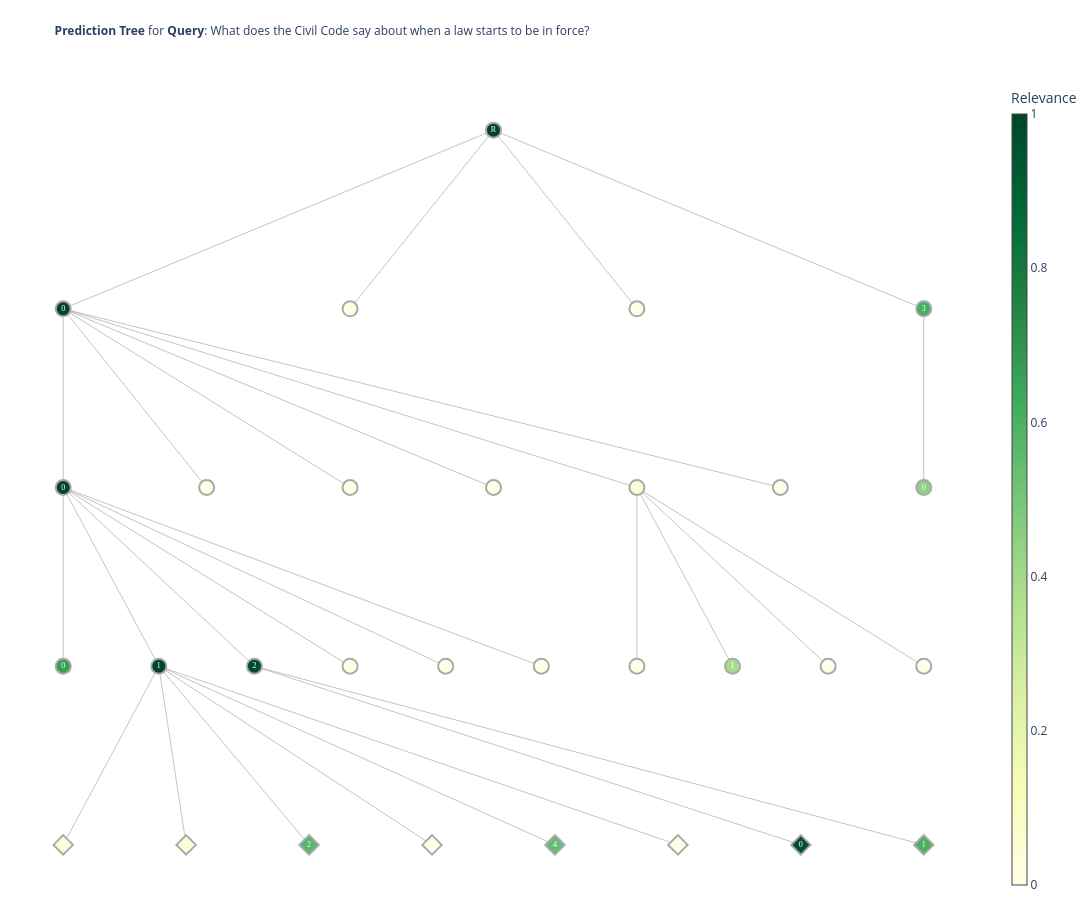

Notebook code for this chart:
### Code cell
# Optional: visualize the prediction tree explored by the LLM.
VIS_DIR = REPO_ROOT / "results" / "tree_construction"
VIS_DIR.mkdir(parents=True, exist_ok=True)
html_path = VIS_DIR / "civil_code_traversal_prediction_tree.html"

fig = visualize_sample(sample, width=1400, height=900, save_path=str(html_path))
print(html_path)

### Figure 1 — Plotly figure (JSON) as saved in the notebook; plotly's stock layout.template omitted (floating-point values rounded to 4 significant figures)
{"data": [{"hoverinfo": "none", "line": {"color": "#888", "width": 0.5}, "mode": "lines", "type": "scatter", "x": [0, -636.4, null, 0, -212.1, null, 0, 212.1, null, 0, 636.4, null, -636.4, -636.4, null, -636.4, -424.2, null, -636.4, -212.1, null, -636.4, 0, null, -636.4, 212.1, null, -636.4, 424.2, null, 636.4, 636.4, null, -636.4, -636.4, null, -636.4, -494.9, null, -636.4, -353.5, null, -636.4, -212.1, null, -636.4, -70.71, null, -636.4, 70.71, null, 212.1, 212.1, null, 212.1, 353.5, null, 212.1, 494.9, null, 212.1, 636.4, null, -494.9, -636.4, null, -494.9, -454.5, null, -494.9, -272.7, null, -494.9, -90.91, null, -494.9, 90.91, null, -494.9, 272.7, null, -353.5, 454.5, null, -353.5, 636.4, null], "y": [0, -100, null, 0, -100, null, 0, -100, null, 0, -100, null, -100, -200, null, -100, -200, null, -100, -200, null, -100, -200, null, -100, -200, null, -100, -200, null, -100, -200, null, -200, -300, null, -200, -300, null, -200, -300, null, -200, -300, null, -200, -300, null, -200, -300, null, -200, -300, null, -200, -300, null, -200, -300, null, -200, -300, null, -300, -400, null, -300, -400, null, -300, -400, null, -300, -400, null, -300, -400, null, -300, -400, null, -300, -400, null, -300, -400, null]}, {"hoverinfo": "none", "line": {"color": "#FF0000", "width": 0.5}, "mode": "lines", "type": "scatter", "x": [], "y": []}, {"hoverinfo": "none", "line": {"color": "#FFD700", "width": 2}, "mode": "lines", "type": "scatter", "x": [], "y": []}, {"hoverinfo": "text", "hovertext": ["<b>Path:</b> ()<br><b>Path Relevance:</b> 1.000<br><b>Calibrated Relevance:</b> 1.000<br><b>Local Relevance:</b> 1.000<br><b>Child Relevance:</b> 0: 1.0; 3: 0.3; 1: 0.1; 2: 0.1<br><br><b>Description:</b><br>ROOT Node: This subtree covers foundational, transitional, and historical aspects of the Portuguese Civil Code,<br>including its approval, temporal application, and revocation of prior laws. It addresses general legal principles,<br>sources of law, legal incapacities, property and credit rules, special lease and partnership regimes, guardianship and<br>conservatorship frameworks, and the legislative evolution and constitutional review of specific articles. Use this node<br>for questions about the structure and application of the Civil Code, transitional legal provisions, historical<br>regulations, and the impact of legislative changes.. Key topics: transitional provisions; legal incapacities; universal<br>and family partnerships; guardianship and conservatorship; revocation of Civil Code articles; historical legal<br>frameworks; property and credit rules; special lease regimes. 4 direct children. 64 leaf passages<br><br><b>Reasoning:</b><br>The essential problem in the query is to identify what the Portuguese Civil Code specifically states about when a law<br>starts to be in force: that is, the provisions governing the temporal application of laws—the moment a law enters into<br>force. Now, considering each candidate:<br><br>[0] covers the General and Transitional Rules of the Portuguese Civil Code, specifically mentioning 'temporal<br>application', 'transitional provisions', and the approval and revocation of prior laws. This node directly addresses<br>when laws take effect and their application over time, making it highly relevant to the query.<br><br>[1] is focused on Universal and Family Partnerships Law, and while it mentions 'transitional legal provisions', its<br>scope is limited to partnership continuity, historical frameworks, and Article 9 specifics. It does not directly address<br>the general rules about when any law comes into force, so it is largely irrelevant to the main query.<br><br>[2] focuses on guardianship and conservatorship, particularly Article 21 and transitional scenarios for individuals<br>appointed before 1967. Although it mentions transitional provisions it is highly specific to guardianship and not the<br>general commencement of laws, making it mostly irrelevant.<br><br>[3] details the revocation of Article 2.º (Assentos) of the Civil Code, including legal grounds, constitutional<br>questions, and legislative change. Though it touches on legislative change and perhaps the applicability of certain<br>articles, its main focus is on the repeal and its consequences, not the general rules about when laws start to be in<br>force. Thus, it has some tangential relevance but is not centrally focused on the user's essential question.", "<b>Path:</b> (0,)<br><b>Path Relevance:</b> 1.000<br><b>Calibrated Relevance:</b> 1.000<br><b>Local Relevance:</b> 1.000<br><b>Child Relevance:</b> 0: 1.0; 4: 0.15; 1: 0.0; 2: 0.0; 3: 0.0; 5: 0.0<br><br><b>Description:</b><br>Portuguese Civil Code: General and Transitional Rules. This subtree addresses foundational and transitional aspects of<br>the Portuguese Civil Code, including its approval, temporal application, and revocation of prior laws; general legal<br>principles and sources; legal incapacities and their consequences; credit privileges and asset regimes; special rules<br>for Lisbon/Porto leases and agricultural partnerships; and procedures for challenging legitimacy and parentage. Use this<br>node for questions about the Code’s structure, transitional provisions, incapacity criteria, property and credit rules,<br>lease exceptions, and family law procedures.. Key topics: transitional provisions; legal incapacities (interdições);<br>credit privileges and mortgages; Lisbon/Porto lease laws; agricultural partnerships; general legal principles;<br>challenging legitimacy and parentage. 6 direct children. 59 leaf passages<br><br><b>Reasoning:</b><br>1. The essential problem in the user's query is determining what the Portuguese Civil Code states about the moment when<br>a law comes into effect (its official commencement or entry into force). This requires information about the<br>applicability and effective date of laws as determined by the Civil Code.<br><br>2. Candidate Analyses:<br>- [0] Transitional Provisions and Early Application of Portuguese Civil Code: This candidate specifically mentions rules<br>about the commencement dates of the Code, approval, and temporal application of laws. It directly addresses when the law<br>starts to be in force and is therefore highly relevant.<br>- [1] Civil Code Article 7: Legal Incapacities: This passage deals with legal incapacities and rights limitations for<br>specific individuals; it is unrelated to when laws come into force.<br>- [2] Credit Privileges and Asset Regimes in Portuguese Law: Focuses on credit privileges and asset regimes, not general<br>rules on the commencement of laws; irrelevant to the user's specific query.<br>- [3] Lisbon/Porto Leases & Agricultural Partnerships: Discusses lease laws and agricultural partnerships, not the<br>general commencement of laws; irrelevant for this query.<br>- [4] Portuguese Civil Code: General Principles: This node covers foundational principles and sources of law, the legal<br>value of customs, and judicial equity, but does not specifically mention the commencement or entry into force of laws.<br>It is broadly useful for law structure but only peripherally relevant.<br>- [5] Challenging Legitimacy and Parentage (Portugal): Focuses on procedures for contesting legitimacy and parentage and<br>is not related to when laws begin to apply.<br><br>3. Ranking: [0] is most relevant, followed (distantly) by [4] for general context; the rest do not address the query.<br>4. Relevance scores: [0] receives the highest mark; [4] receives a low, nonzero score for general Civil Code context;<br>the others are zero as they are off-topic.", "<b>Path:</b> (1,)<br><b>Path Relevance:</b> 0.004<br><b>Calibrated Relevance:</b> 0.004<br><b>Local Relevance:</b> 0.100<br><b>Child Relevance:</b> <br><br><b>Description:</b><br>Universal and Family Partnerships Law. Covers legal frameworks, transitional rules, and historical context for universal<br>and family partnerships under Article 9 of the Civil Code, including application of the 1867 Civil Code to pre-1967<br>partnerships. Useful for questions on partnership continuity, specific Civil Code provisions, and historical legal<br>regulations.. Key topics: Universal partnerships; Family partnerships; Civil Code Article 9; Transitional legal<br>provisions; 1867 Civil Code; Partnership regulations; Historical legal frameworks. 1 direct children. 2 leaf passages<br><br><b>Reasoning:</b><br>", "<b>Path:</b> (2,)<br><b>Path Relevance:</b> 0.004<br><b>Calibrated Relevance:</b> 0.004<br><b>Local Relevance:</b> 0.100<br><b>Child Relevance:</b> <br><br><b>Description:</b><br>Guardianship and Conservatorship Law (Portugal). Covers legal frameworks and transitional provisions for tutela<br>(guardianship) and curatela (conservatorship) in Portugal, focusing on Article 21 of the Portuguese Civil Code and the<br>status of guardians and conservators appointed before June 1, 1967. Useful for questions about historical and current<br>legal rules, transitional cases, and the rights and duties of appointed guardians and conservators.. Key topics:<br>Portuguese Civil Code Article 21; tutela (guardianship); curatela (conservatorship); transitional legal provisions;<br>pre-1967 guardianship cases; status of appointed guardians; status of appointed conservators. 1 direct children. 2 leaf<br>passages<br><br><b>Reasoning:</b><br>", "<b>Path:</b> (3,)<br><b>Path Relevance:</b> 0.613<br><b>Calibrated Relevance:</b> 0.225<br><b>Local Relevance:</b> 0.300<br><b>Child Relevance:</b> 0: 0.25<br><br><b>Description:</b><br>Revogação do CC Art. 2.º (Assentos). Informações sobre a revogação do artigo 2.º do Código Civil português relativo aos<br>assentos, incluindo fundamentos legais, decisões de inconstitucionalidade, alterações legislativas, e impacto em<br>tribunais e doutrina. Útil para questões sobre a evolução legislativa, constitucionalidade e efeitos práticos da<br>revogação deste artigo.. Key topics: CC Art. 2.º (Assentos); revogação de artigos; inconstitucionalidade; Acórdão n.º<br>743/96; Decreto-Lei n.º 329-A/95; tribunais e doutrina; Constituição da República Portuguesa. 1 direct children. 1 leaf<br>passages<br><br><b>Reasoning:</b><br>The essential problem in the query is to determine what the Civil Code says about when a law starts to be in<br>force—specifically, it is a question about provisions of law regarding the commencement of the effectiveness of laws.<br>Reviewing the candidate provided: [0] focuses on the revocation of Article 2 of the Portuguese Civil Code relating to<br>'assentos,' which deals with the legal instruments called 'assentos' and their revocation. Although Article 2 of the<br>Civil Code is mentioned, the description centers on its repeal, legal rationale, court decisions, and legislative<br>changes rather than the substantive law about when a law becomes effective. Traditionally, information about when a law<br>is in force is addressed by early articles of the Civil Code (often Article 1 or directly within Article 2, before any<br>amendments). However, this candidate appears to analyze the revocation of Article 2 and its implications rather than the<br>rule itself on vacatio legis or the timing of enforcement. Therefore, the document does not directly provide the<br>specific information the user is seeking.", "<b>Path:</b> (0, 0)<br><b>Path Relevance:</b> 0.996<br><b>Calibrated Relevance:</b> 0.991<br><b>Local Relevance:</b> 1.000<br><b>Child Relevance:</b> 1: 1.0; 2: 0.95; 0: 0.4; 3: 0.0; 4: 0.0; 5: 0.0<br><br><b>Description:</b><br>Transitional Provisions and Early Application of Portuguese Civil Code. This subtree provides information on the<br>transitional and initial application rules of the Portuguese Civil Code, including the Code's approval, revocation of<br>prior laws, commencement dates, and how the Code applies to marriages, donations, divorces, and wills made before and<br>after May 31, 1967. It answers questions about legal transitions, retroactivity, and the handling of legal acts and<br>relationships established under previous legislation.. Key topics: Código Civil approval and enactment; revocation of<br>prior civil law; temporal application of laws; transitional legal provisions; marriage and property regimes<br>(pre/post-1967); donations, separation, and divorce rules; testament validity and executor roles; retroactivity and<br>intertemporal law. 6 direct children. 29 leaf passages<br><br><b>Reasoning:</b><br>1. The essential problem in the query is to find what the Civil Code states about when a law begins to be in force—i.e.,<br>the official commencement or entry into effect of a law, according to the Portuguese Civil Code.<br><br>2. Candidate reviews:<br>- [0] Código Civil: Disposições Iniciais. This subtree focuses on the legal basis for the Code's enactment, revocation<br>of prior law, and transitional provisions. Although it touches on general approval and transition, it doesn't<br>specifically focus on the rules or articles regarding when laws start to be in force. Relevance is moderate but not<br>direct.<br>- [1] Código Civil: Vigência e Aplicação no Tempo. This subtree deals with commencement, temporal application, and<br>transitional provisions, including the start of legal effect of the Civil Code and the meaning of 'vigência das leis.'<br>It specifically addresses the query about when a law starts to be in force, making it highly relevant.<br>- [2] Código Civil: Início de Vigência. This subtree explicitly covers information about the beginning of the Civil<br>Code's force, including entry-into-effect dates and rules. It is likely to include the specific articles that address<br>when a law starts to be in force. Highly relevant.<br>- [3] Casamento: Anulação, Efeitos e Regime de Bens (1967). Focused on marriage law and its transitional aspects before<br>and after 1967. Does not address when a law starts being in force; irrelevant.<br>- [4] Doações, Separação e Divórcio (CC Arts. 16-17). Focuses exclusively on marriage-related donations, separation, and<br>divorce under transitional regimes. Not relevant to commencement of laws generally.<br>- [5] Testament Validity and Executor Roles. Focused on wills, testamentary dispositions, and executors, not on the<br>general rule of when laws take effect. Irrelevant.<br><br>3. Ranking by directness and specificity to the query: [1], [2] are highly relevant (with [1] taking slight priority due<br>to direct reference to temporal commencement and legal effect broadly, whereas [2] focuses on the Civil Code<br>specifically, but both are close). [0] is moderately relevant for transitional and formal enactment provisions. [3],<br>[4], [5] are unrelated to the problem.", "", "", "", "<b>Path:</b> (0, 4)<br><b>Path Relevance:</b> 0.050<br><b>Calibrated Relevance:</b> 0.050<br><b>Local Relevance:</b> 0.150<br><b>Child Relevance:</b> 1: 0.2; 0: 0.0; 2: 0.0; 3: 0.0<br><br><b>Description:</b><br>Portuguese Civil Code: General Principles. This subtree provides information on foundational principles and sources of<br>law in the Portuguese Civil Code, including immediate sources of law (laws and corporate norms), the legal value of<br>customs, the application of equity in judicial decisions, and rules regarding state ground rents and transfer fees. Use<br>this node to answer questions about legal hierarchies, the role of customs and equity, and specific procedures for state<br>property rights under the Civil Code.. Key topics: immediate sources of law; laws and corporate norms; legal value of<br>customs; usos (customs); application of equity; judicial decision by equity; state ground rents (foros do Estado);<br>laudémio calculation. 4 direct children. 13 leaf passages<br><br><b>Reasoning:</b><br>1. The essential problem in the query is to identify what the Civil Code says about the moment or circumstances under<br>which a law begins to be legally effective (comes into force).<br><br>2. Step-by-step relevance analysis:<br><br>[0] CC Art. 12.º - Foros do Estado: This passage is specifically about property law—rules on state ground rents,<br>transfer fees, and how they are calculated. There is no indication that it addresses general rules about when laws enter<br>into force. Irrelevant.<br><br>[1] CC Art. 1.º – Immediate Sources of Law: This passage discusses the sources of law, such as laws and corporate norms,<br>and their legal definitions and hierarchical relationships. While it is foundational, it does not specify when a law<br>becomes effective; instead, it identifies what counts as a law and its legal authority. Only indirectly related; may<br>provide context but not the specific answer.<br><br>[2] CC Art. 3.º - Valor Jurídico dos Usos: This passage addresses the legal value of customs (usos) and their<br>recognition and limitations in the legal framework. It doesn't discuss when statutes or laws themselves begin to be in<br>force. Irrelevant.<br><br>[3] CC Art. 4.º Valor da Equidade: This passage describes the application and conditions of equity in judicial<br>decisions, not the entry into force of laws. Irrelevant.<br><br>3. Only node [1] is slightly related as it defines what laws are and their authority, which can tangentially touch on<br>the effective beginning of law's validity, but there is no indication that any candidate directly addresses when a law<br>starts to be in force. The other nodes are irrelevant to the query.", "", "<b>Path:</b> (3, 0)<br><b>Path Relevance:</b> 0.446<br><b>Calibrated Relevance:</b> 0.243<br><b>Local Relevance:</b> 0.250<br><b>Child Relevance:</b> <br><br><b>Description:</b><br>Revogação do CC Art. 2.º (Assentos). Informações sobre a revogação do artigo 2.º do Código Civil português relativo aos<br>assentos, incluindo fundamentos legais, decisões de inconstitucionalidade, alterações legislativas, e impacto em<br>tribunais e doutrina.. Key topics: CC Art. 2.º (Assentos); revogação de artigos; inconstitucionalidade; Acórdão n.º<br>743/96; Decreto-Lei n.º 329-A/95; tribunais e doutrina; Constituição da República Portuguesa. 1 direct children. 1 leaf<br>passages<br><br><b>Reasoning:</b><br>", "<b>Path:</b> (0, 0, 0)<br><b>Path Relevance:</b> 0.668<br><b>Calibrated Relevance:</b> 0.335<br><b>Local Relevance:</b> 0.400<br><b>Child Relevance:</b> <br><br><b>Description:</b><br>Código Civil: Disposições Iniciais. This subtree covers the initial articles of the Portuguese Civil Code, including its<br>approval, the revocation of previous civil law, and the handling of references to the 1867 Civil Code. It answers<br>questions about the legal basis for the Code's enactment, the transition from prior legislation, and how older legal<br>references are interpreted under the new Code.. Key topics: Código Civil approval; revocation of prior civil law;<br>transitional legal provisions; references to 1867 Civil Code; legal enactment articles; legislative transition. 6 direct<br>children. 6 leaf passages<br><br><b>Reasoning:</b><br>", "<b>Path:</b> (0, 0, 1)<br><b>Path Relevance:</b> 1.000<br><b>Calibrated Relevance:</b> 0.999<br><b>Local Relevance:</b> 1.000<br><b>Child Relevance:</b> 2: 0.15; 4: 0.1; 0: 0.05; 1: 0.05; 3: 0.0; 5: 0.0<br><br><b>Description:</b><br>Código Civil: Vigência e Aplicação no Tempo. This subtree addresses questions about the commencement, temporal<br>application, and transitional provisions of the Portuguese Civil Code, including the start of legal effect,<br>retroactivity, and the relationship between new and prior laws. It also covers the application of civil code provisions<br>to legal entities and the interaction with public law.. Key topics: Código Civil Artigo 2.º; Código Civil Artigo 5.º;<br>Código Civil Artigo 6.º; vigência das leis; aplicação no tempo; direito intertemporal; pessoas colectivas; direito<br>público vs. direito civil. 6 direct children. 6 leaf passages<br><br><b>Reasoning:</b><br>1. The essential problem in the query is to find out what the Civil Code says about the exact start (commencement) of<br>the force of law – i.e., when a law begins to be effective according to the Civil Code.<br><br>2. Step-by-step analysis of each passage:<br><br>[0]. 'CC Art. 2.º (Começo de vigência)' - This is only a heading (title) and does not include the substantive text of<br>the article. While it signposts where to find the rule, by itself it provides no specific information about when a law<br>starts to be in force. IRRELEVANT.<br><br>[1]. 'CC Art. 5.º (Aplicação no tempo)' - Again, this is just a heading/title, and provides no actual legal content.<br>IRRELEVANT.<br><br>[2]. 'CC Art. 5.º (Aplicação no tempo) A aplicação das disposições do novo código a factos passados fica subordinada às<br>regras do artigo 12.º do mesmo diploma, com as modificações e os esclarecimentos constantes dos artigos seguintes.' -<br>This passage provides text from Article 5, but it discusses the application of new code provisions to past facts,<br>referencing art. 12 and following articles. It does not address the commencement of a law's validity (it focuses on<br>retroactivity and transitional provisions instead), so it does not directly answer the query about when a law starts to<br>be in force. IRRELEVANT.<br><br>[3]. 'CC Art. 6.º Versão à data de 18-3-2026 Pág. 67 de 594' - This is merely a citation of location and title, not<br>actual content. IRRELEVANT.<br><br>[4]. 'CC Art. 6.º Versão à data de 18-3-2026 Pág. 67 de 594 (Pessoas colectivas) As disposições dos artigos 157.º a<br>194.º do novo Código Civil não prejudicam as normas de direito público contidas em leis administrativas.' - This<br>provides actual text from the Civil Code regarding collective persons, noting that certain provisions don't affect<br>public law rules in administrative laws. However, this is unrelated to the question about when a law takes effect.<br>IRRELEVANT.<br><br>[5]. 'CC Art. 2.º (Assentos)' - Again, this is only a heading or section note, not the actual substantive law.<br>IRRELEVANT.<br><br>None of the passages actually provide the text that states when a law comes into force—they are either headings,<br>describe unrelated content, or refer to retroactivity. Thus, none of the passages (in isolation) substantively answer<br>the user's question.", "<b>Path:</b> (0, 0, 2)<br><b>Path Relevance:</b> 0.972<br><b>Calibrated Relevance:</b> 0.944<br><b>Local Relevance:</b> 0.950<br><b>Child Relevance:</b> 0: 0.95; 1: 0.3<br><br><b>Description:</b><br>Código Civil: Início de Vigência. Este ramo cobre informações sobre o início da vigência do Código Civil português,<br>incluindo datas de entrada em vigor para diferentes artigos e regras de aplicação a processos judiciais pendentes. Útil<br>para questões sobre quando e como o Código Civil passou a ser aplicável.. Key topics: início de vigência do Código<br>Civil; datas de entrada em vigor; exceções de vigência; aplicação a processos pendentes; artigos 1841.º a 1850.º;<br>artigos 17.º e 21.º do decreto-lei. 2 direct children. 2 leaf passages<br><br><b>Reasoning:</b><br>The essential problem in the query is to determine what the Civil Code states about the moment when a law (specifically,<br>the Civil Code itself or, by analogy, laws in general) starts to be in force.<br><br>Passage [0] directly addresses the beginning of the Civil Code's enforceability by specifying the exact date it comes<br>into effect in the continental territory and adjacent islands, as well as an exception concerning certain articles with<br>a different effective date. This passage contains specific, substantive information that could directly answer the<br>user's question about when the Civil Code starts to be in force, aligning perfectly with the user's query.<br><br>Passage [1], on the other hand, discusses the applicability of the Code to legal actions already pending in courts at<br>the time the new Code enters into force. While this is related to the topic of commencement, it does not directly answer<br>the question of when the law begins to be in force; rather, it discusses a procedural consequence of the law's entry<br>into force. Thus, its relevance is much lower since it doesn't answer the main part of the user's query.", "", "", "", "", "<b>Path:</b> (0, 4, 1)<br><b>Path Relevance:</b> 0.387<br><b>Calibrated Relevance:</b> 0.199<br><b>Local Relevance:</b> 0.200<br><b>Child Relevance:</b> <br><br><b>Description:</b><br>CC Art. 1.º – Immediate Sources of Law. This subtree covers Article 1 of the Portuguese Civil Code, focusing on the<br>immediate sources of law. It addresses what constitutes immediate sources (laws and corporate norms), definitions of<br>laws and corporate norms, the authority of state organs and representative bodies, and the legal hierarchy between<br>corporate norms and imperative legal provisions. Use this node to answer questions about the foundational legal sources<br>recognized by the Civil Code and their definitions and limitations.. Key topics: Portuguese Civil Code Article 1;<br>immediate sources of law; laws; corporate norms; legal definitions; normative hierarchy; imperative legal provisions. 4<br>direct children. 4 leaf passages<br><br><b>Reasoning:</b><br>", "", "", "<b>Path:</b> (0, 0, 1, 0)<br><b>Path Relevance:</b> 0.038<br><b>Calibrated Relevance:</b> 0.038<br><b>Local Relevance:</b> 0.050<br><b>Child Relevance:</b> <br><br><b>Description:</b><br>CC Art. 2.º (Começo de vigência)<br><br><b>Reasoning:</b><br>", "<b>Path:</b> (0, 0, 1, 1)<br><b>Path Relevance:</b> 0.038<br><b>Calibrated Relevance:</b> 0.038<br><b>Local Relevance:</b> 0.050<br><b>Child Relevance:</b> <br><br><b>Description:</b><br>CC Art. 5.º (Aplicação no tempo)<br><br><b>Reasoning:</b><br>", "<b>Path:</b> (0, 0, 1, 2)<br><b>Path Relevance:</b> 0.574<br><b>Calibrated Relevance:</b> 0.149<br><b>Local Relevance:</b> 0.150<br><b>Child Relevance:</b> <br><br><b>Description:</b><br>CC Art. 5.º (Aplicação no tempo) A aplicação das disposições do novo código a factos passados fica subordinada às regras<br>do artigo 12.º do mesmo diploma, com as modificações e os esclarecimentos constantes dos artigos seguintes.<br><br><b>Reasoning:</b><br>", "<b>Path:</b> (0, 0, 1, 3)<br><b>Path Relevance:</b> 0.000<br><b>Calibrated Relevance:</b> -0.017<br><b>Local Relevance:</b> 0.000<br><b>Child Relevance:</b> <br><br><b>Description:</b><br>CC Art. 6.º Versão à data de 18-3-2026 Pág. 67 de 594<br><br><b>Reasoning:</b><br>", "<b>Path:</b> (0, 0, 1, 4)<br><b>Path Relevance:</b> 0.547<br><b>Calibrated Relevance:</b> 0.094<br><b>Local Relevance:</b> 0.100<br><b>Child Relevance:</b> <br><br><b>Description:</b><br>CC Art. 6.º Versão à data de 18-3-2026 Pág. 67 de 594 (Pessoas colectivas) As disposições dos artigos 157.º a 194.º do<br>novo Código Civil não prejudicam as normas de direito público contidas em leis administrativas.<br><br><b>Reasoning:</b><br>", "<b>Path:</b> (0, 0, 1, 5)<br><b>Path Relevance:</b> 0.000<br><b>Calibrated Relevance:</b> -0.017<br><b>Local Relevance:</b> 0.000<br><b>Child Relevance:</b> <br><br><b>Description:</b><br>CC Art. 2.º (Assentos)<br><br><b>Reasoning:</b><br>", "<b>Path:</b> (0, 0, 2, 0)<br><b>Path Relevance:</b> 0.962<br><b>Calibrated Relevance:</b> 0.950<br><b>Local Relevance:</b> 0.950<br><b>Child Relevance:</b> <br><br><b>Description:</b><br>CC Art. 2.º, n.º 1 (Começo de vigência) O Código Civil entra em vigor no continente e ilhas adjacentes no dia 1 de Junho<br>de 1967, à excepção do disposto nos artigos 1841.º a 1850.º, que começará a vigorar sômente em 1 de Janeiro de 1968.<br><br><b>Reasoning:</b><br>", "<b>Path:</b> (0, 0, 2, 1)<br><b>Path Relevance:</b> 0.603<br><b>Calibrated Relevance:</b> 0.230<br><b>Local Relevance:</b> 0.300<br><b>Child Relevance:</b> <br><br><b>Description:</b><br>CC Art. 2.º, n.º 2 (Começo de vigência) O código não é, porém, aplicável às acções que estejam pendentes nos tribunais<br>no dia da sua entrada em vigor, salvo o disposto nos artigos 17.º e 21.º do presente decreto-lei.<br><br><b>Reasoning:</b><br>"], "marker": {"color": [1, 1, 0.00399, 0.003988, 0.6127, 0.9955, 0, 0, 0, 0.05039, 0, 0.4463, 0.6675, 0.9996, 0.9719, 0, 0, 0, 0, 0.3868, 0, 0, 0.0383, 0.0383, 0.5745, 0, 0.5468, 0, 0.9624, 0.6027], "colorbar": {"thickness": 15, "title": {"text": "Relevance"}}, "colorscale": [[0, "rgb(255,255,229)"], [0.125, "rgb(247,252,185)"], [0.25, "rgb(217,240,163)"], [0.375, "rgb(173,221,142)"], [0.5, "rgb(120,198,121)"], [0.625, "rgb(65,171,93)"], [0.75, "rgb(35,132,67)"], [0.875, "rgb(0,104,55)"], [1, "rgb(0,69,41)"]], "line": {"color": ["darkgrey", "darkgrey", "darkgrey", "darkgrey", "darkgrey", "darkgrey", "darkgrey", "darkgrey", "darkgrey", "darkgrey", "darkgrey", "darkgrey", "darkgrey", "darkgrey", "darkgrey", "darkgrey", "darkgrey", "darkgrey", "darkgrey", "darkgrey", "darkgrey", "darkgrey", "darkgrey", "darkgrey", "darkgrey", "darkgrey", "darkgrey", "darkgrey", "darkgrey", "darkgrey"], "width": [2, 2, 2, 2, 2, 2, 2, 2, 2, 2, 2, 2, 2, 2, 2, 2, 2, 2, 2, 2, 2, 2, 2, 2, 2, 2, 2, 2, 2, 2]}, "showscale": true, "size": 15, "symbol": ["circle", "circle", "circle", "circle", "circle", "circle", "circle", "circle", "circle", "circle", "circle", "circle", "circle", "circle", "circle", "circle", "circle", "circle", "circle", "circle", "circle", "circle", "diamond", "diamond", "diamond", "diamond", "diamond", "diamond", "diamond", "diamond"]}, "mode": "markers+text", "text": ["R", "0", "1", "2", "3", "0", "1", "2", "3", "4", "5", "0", "0", "1", "2", "3", "4", "5", "0", "1", "2", "3", "0", "1", "2", "3", "4", "5", "0", "1"], "textfont": {"color": "white", "family": "sans serif", "size": 8}, "textposition": "middle center", "type": "scatter", "x": [0, -636.4, -212.1, 212.1, 636.4, -636.4, -424.2, -212.1, 0, 212.1, 424.2, 636.4, -636.4, -494.9, -353.5, -212.1, -70.71, 70.71, 212.1, 353.5, 494.9, 636.4, -636.4, -454.5, -272.7, -90.91, 90.91, 272.7, 454.5, 636.4], "y": [0, -100, -100, -100, -100, -200, -200, -200, -200, -200, -200, -200, -300, -300, -300, -300, -300, -300, -300, -300, -300, -300, -400, -400, -400, -400, -400, -400, -400, -400]}], "layout": {"height": 900, "hoverlabel": {"align": "left", "font": {"size": 12}}, "hovermode": "closest", "margin": {"b": 5, "l": 5, "r": 100, "t": 80}, "paper_bgcolor": "white", "plot_bgcolor": "white", "showlegend": false, "title": {"font": {"size": 12}, "pad": {"b": 0, "t": 0}, "text": "<b>Prediction Tree</b> for <b>Query</b>: What does the Civil Code say about when a law starts to be in force?", "x": 0.05, "xanchor": "left", "y": 0.97, "yanchor": "top"}, "width": 1400, "xaxis": {"showgrid": false, "showticklabels": false, "zeroline": false}, "yaxis": {"showgrid": false, "showticklabels": false, "zeroline": false}}}
